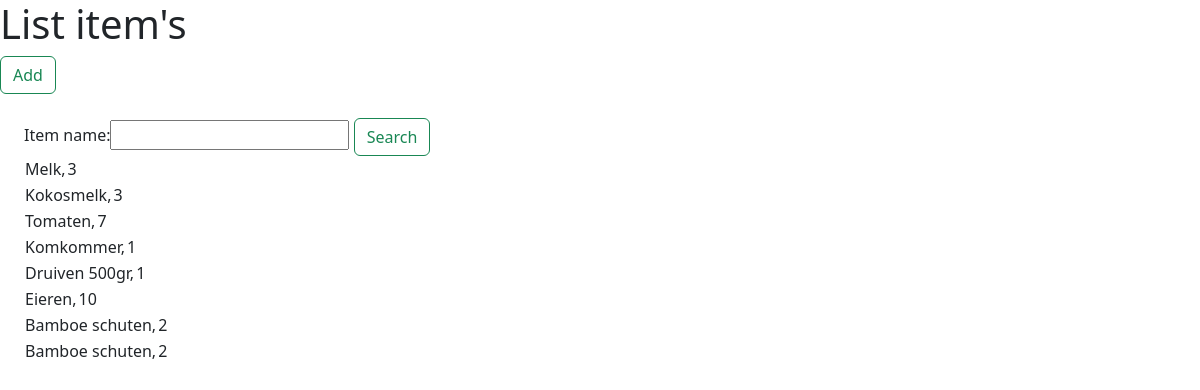
The page /list_items on the database as committed earlier.
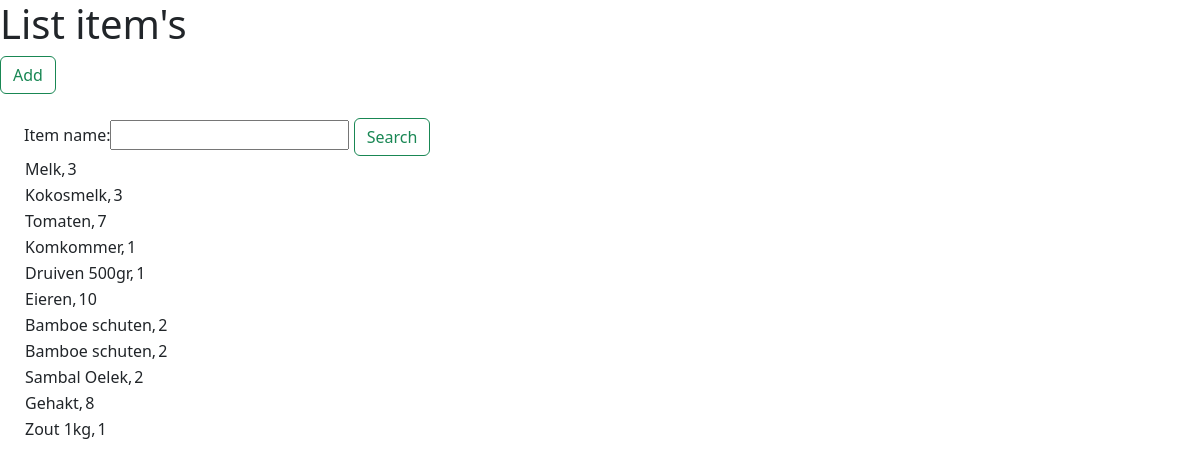
The same page on the database as committed later.
### stockmgmgt/models.py (models this page shows)
class Stock(models.Model):
  category = models.CharField(max_length=50, blank=True, null=True)
  item_name = models.CharField(max_length=50, blank=True, null=True)
  quantity = models.IntegerField(default='0', blank=True, null=True)
  receive_quantity = models.IntegerField(default='0', blank=True, null=True)
  receive_by = models.CharField(max_length=50, blank=True, null=True)
  issue_quantity = models.IntegerField(default='0', blank=True, null=True)
  issue_by = models.CharField(max_length=50, blank=True, null=True)
  issue_to = models.CharField(max_length=50, blank=True, null=True)
  phone_number = models.CharField(max_length=50, blank=True, null=True)
  created_by = models.CharField(max_length=50, blank=True, null=True)
  reorder_level = models.IntegerField(default='0', blank=True, null=True)
  last_updated = models.DateTimeField(auto_now=False, auto_now_add=True)
  export_to_csv = models.BooleanField(default=False)

### stockmgmgt/views.py (the view)
# urls.py: path('list_items', views.list_items, name='list_items'),
def list_items (request):
  title = 'List of items'
  form = stockSearchForm(request.POST or None)
  queryset = Stock.objects.all()
  context = { "title": title,
              "queryset": queryset,
  }
  if request.method == 'POST':
      queryset = Stock.objects.filter(item_name__icontains=form['item_name'].value()
                    )
  context = {
  "form": form,
  "queryset": queryset,
  }
  return render(request, "list_items.html", context)

### stockmgmgt/forms.py
class stockSearchForm(forms.ModelForm):
  class Meta:
    model = Stock
    fields = ['item_name']

### stockmgmgt/templates/list_items.html (shortened to what this page needs)
{% load static %}
<!DOCTYPE html>
<html>
  <head>
<link href="https://cdn.jsdelivr.net/npm/bootstrap@5.2.1/dist/css/bootstrap.min.css" rel="stylesheet">
  </head>
<body>
<h1>List item's</h1>
  <button class="btn btn-outline-success my-2 my-sm-0" onclick="document.location='add_items'">Add</button>
  <form class="form-inline my-2 my-lg-0" method='post' action=''> {% csrf_token %}
    <main class="m-4 pb-5">
      {{form}}
 <button class="btn btn-outline-success my-2 my-sm-0" type="submit">
          Search
        </button></form>
      {% for instance in queryset %}
<table>
<tr><td>{{instance.item_name}},</td>
  <td>{{instance.quantity}}</td></tr></table>
  {% endfor %}
</body>
</html>

Rows that differ between the two databases and show on the page:
added Stock: item_name "Sambal Oelek", quantity "2"
added Stock: item_name "Gehakt", quantity "8"
added Stock: item_name "Zout 1kg", quantity "1"
